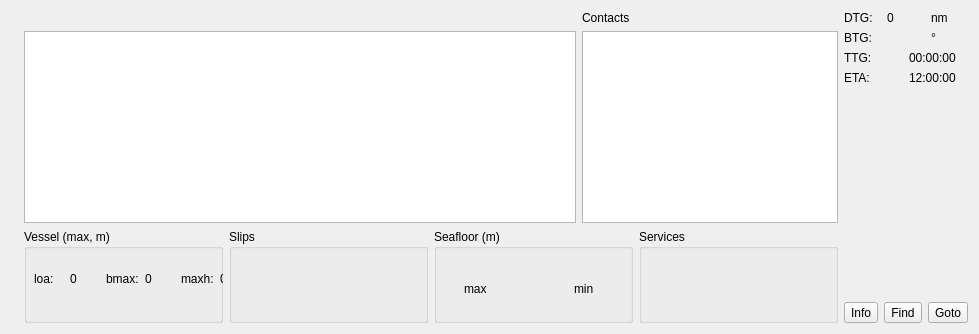
<?xml version="1.0" encoding="UTF-8"?>
<ui version="4.0">
    <class>fairwind::apps::portolano::ResultItem</class>
    <widget class="QWidget" name="fairwind::apps::portolano::ResultItem">
        <property name="geometry">
            <rect>
                <x>0</x>
                <y>0</y>
                <width>979</width>
                <height>334</height>
            </rect>
        </property>
        <property name="windowTitle">
            <string>ResultItem</string>
        </property>
        <layout class="QGridLayout" name="gridLayout">
            <item row="0" column="0">
                <layout class="QHBoxLayout" name="horizontalLayout_Container">
                    <item>
                        <layout class="QVBoxLayout" name="verticalLayout_Map">
                            <item>
                                <widget class="QLabel" name="label_Position">
                                    <property name="text">
                                        <string/>
                                    </property>
                                    <property name="alignment">
                                        <set>Qt::AlignCenter</set>
                                    </property>
                                </widget>
                            </item>
                            <item>
                                <widget class="QLabel" name="label_Icon">
                                    <property name="sizePolicy">
                                        <sizepolicy hsizetype="Preferred" vsizetype="Expanding">
                                            <horstretch>0</horstretch>
                                            <verstretch>0</verstretch>
                                        </sizepolicy>
                                    </property>
                                    <property name="text">
                                        <string/>
                                    </property>
                                </widget>
                            </item>
                        </layout>
                    </item>
                    <item>
                        <layout class="QVBoxLayout" name="verticalLayout_Info">
                            <item>
                                <layout class="QHBoxLayout" name="horizontalLayout_Description_Contacts">
                                    <item>
                                        <layout class="QVBoxLayout" name="verticalLayout_Description">
                                            <item>
                                                <widget class="QLabel" name="label_Name">
                                                    <property name="text">
                                                        <string/>
                                                    </property>
                                                    <property name="textFormat">
                                                        <enum>Qt::RichText</enum>
                                                    </property>
                                                    <property name="alignment">
                                                        <set>Qt::AlignCenter</set>
                                                    </property>
                                                </widget>
                                            </item>
                                            <item>
                                                <widget class="QTextEdit" name="textEdit_Description">
                                                    <property name="sizePolicy">
                                                        <sizepolicy hsizetype="Expanding" vsizetype="Preferred">
                                                            <horstretch>0</horstretch>
                                                            <verstretch>0</verstretch>
                                                        </sizepolicy>
                                                    </property>
                                                    <property name="readOnly">
                                                        <bool>true</bool>
                                                    </property>
                                                </widget>
                                            </item>
                                        </layout>
                                    </item>
                                    <item>
                                        <layout class="QVBoxLayout" name="verticalLayout_Contacts">
                                            <item>
                                                <widget class="QLabel" name="label_Contacts">
                                                    <property name="text">
                                                        <string>Contacts</string>
                                                    </property>
                                                </widget>
                                            </item>
                                            <item>
                                                <widget class="QListWidget" name="listWidget_Contacts">
                                                    <property name="sizePolicy">
                                                        <sizepolicy hsizetype="Preferred" vsizetype="Preferred">
                                                            <horstretch>0</horstretch>
                                                            <verstretch>0</verstretch>
                                                        </sizepolicy>
                                                    </property>
                                                </widget>
                                            </item>
                                        </layout>
                                    </item>
                                </layout>
                            </item>
                            <item>
                                <layout class="QHBoxLayout" name="horizontalLayout_Info">
                                    <item>
                                        <widget class="QGroupBox" name="groupBox_Vessel">
                                            <property name="sizePolicy">
                                                <sizepolicy hsizetype="Preferred" vsizetype="Preferred">
                                                    <horstretch>0</horstretch>
                                                    <verstretch>0</verstretch>
                                                </sizepolicy>
                                            </property>
                                            <property name="title">
                                                <string>Vessel (max, m)</string>
                                            </property>
                                            <widget class="QWidget" name="horizontalLayoutWidget_Vessels">
                                                <property name="geometry">
                                                    <rect>
                                                        <x>10</x>
                                                        <y>10</y>
                                                        <width>216</width>
                                                        <height>80</height>
                                                    </rect>
                                                </property>
                                                <layout class="QHBoxLayout" name="horizontalLayout_Vessel">
                                                    <item>
                                                        <widget class="QLabel" name="label_Vessel_Loa">
                                                            <property name="text">
                                                                <string>loa:</string>
                                                            </property>
                                                        </widget>
                                                    </item>
                                                    <item>
                                                        <widget class="QLabel" name="label_Vessel_Loa_value">
                                                            <property name="text">
                                                                <string>0</string>
                                                            </property>
                                                        </widget>
                                                    </item>
                                                    <item>
                                                        <widget class="QLabel" name="label_Vessel_Bmax">
                                                            <property name="text">
                                                                <string>bmax:</string>
                                                            </property>
                                                        </widget>
                                                    </item>
                                                    <item>
                                                        <widget class="QLabel" name="label_Vessel_Bmax_value">
                                                            <property name="text">
                                                                <string>0</string>
                                                            </property>
                                                        </widget>
                                                    </item>
                                                    <item>
                                                        <widget class="QLabel" name="label_Vessel_Maxh">
                                                            <property name="text">
                                                                <string>maxh:</string>
                                                            </property>
                                                        </widget>
                                                    </item>
                                                    <item>
                                                        <widget class="QLabel" name="label_Vessel_Maxh_value">
                                                            <property name="text">
                                                                <string>0</string>
                                                            </property>
                                                        </widget>
                                                    </item>
                                                </layout>
                                            </widget>
                                        </widget>
                                    </item>
                                    <item>
                                        <widget class="QGroupBox" name="groupBox_Slips">
                                            <property name="sizePolicy">
                                                <sizepolicy hsizetype="Preferred" vsizetype="Preferred">
                                                    <horstretch>0</horstretch>
                                                    <verstretch>0</verstretch>
                                                </sizepolicy>
                                            </property>
                                            <property name="title">
                                                <string>Slips</string>
                                            </property>
                                            <widget class="QWidget" name="horizontalLayoutWidget_Slips">
                                                <property name="geometry">
                                                    <rect>
                                                        <x>30</x>
                                                        <y>20</y>
                                                        <width>213</width>
                                                        <height>80</height>
                                                    </rect>
                                                </property>
                                                <layout class="QHBoxLayout" name="horizontalLayout_Slips">
                                                    <item>
                                                        <widget class="QLabel" name="label_Slips_Slips_value">
                                                            <property name="text">
                                                                <string/>
                                                            </property>
                                                        </widget>
                                                    </item>
                                                    <item>
                                                        <widget class="QLabel" name="label_Splips_Temporary_value">
                                                            <property name="text">
                                                                <string/>
                                                            </property>
                                                        </widget>
                                                    </item>
                                                </layout>
                                            </widget>
                                        </widget>
                                    </item>
                                    <item>
                                        <widget class="QGroupBox" name="groupBox_Seafloor">
                                            <property name="title">
                                                <string>Seafloor (m)</string>
                                            </property>
                                            <widget class="QWidget" name="horizontalLayoutWidget">
                                                <property name="geometry">
                                                    <rect>
                                                        <x>30</x>
                                                        <y>20</y>
                                                        <width>213</width>
                                                        <height>80</height>
                                                    </rect>
                                                </property>
                                                <layout class="QHBoxLayout" name="horizontalLayout_Seafloor">
                                                    <item>
                                                        <widget class="QLabel" name="label_Seafloor_Max">
                                                            <property name="sizePolicy">
                                                                <sizepolicy hsizetype="Preferred" vsizetype="Minimum">
                                                                    <horstretch>0</horstretch>
                                                                    <verstretch>0</verstretch>
                                                                </sizepolicy>
                                                            </property>
                                                            <property name="text">
                                                                <string>max</string>
                                                            </property>
                                                        </widget>
                                                    </item>
                                                    <item>
                                                        <widget class="QLabel" name="label_Seafloor_Max_value">
                                                            <property name="text">
                                                                <string/>
                                                            </property>
                                                        </widget>
                                                    </item>
                                                    <item>
                                                        <widget class="QLabel" name="label_Seafloor_Min">
                                                            <property name="text">
                                                                <string>min</string>
                                                            </property>
                                                        </widget>
                                                    </item>
                                                    <item>
                                                        <widget class="QLabel" name="label_Seafloor_Min_value">
                                                            <property name="text">
                                                                <string/>
                                                            </property>
                                                        </widget>
                                                    </item>
                                                </layout>
                                            </widget>
                                        </widget>
                                    </item>
                                    <item>
                                        <widget class="QGroupBox" name="groupBox_Services">
                                            <property name="sizePolicy">
                                                <sizepolicy hsizetype="Preferred" vsizetype="Preferred">
                                                    <horstretch>0</horstretch>
                                                    <verstretch>0</verstretch>
                                                </sizepolicy>
                                            </property>
                                            <property name="title">
                                                <string>Services</string>
                                            </property>
                                            <widget class="QWidget" name="horizontalLayoutWidget_Services">
                                                <property name="geometry">
                                                    <rect>
                                                        <x>10</x>
                                                        <y>10</y>
                                                        <width>160</width>
                                                        <height>80</height>
                                                    </rect>
                                                </property>
                                                <layout class="QHBoxLayout" name="horizontalLayout_Services"/>
                                            </widget>
                                        </widget>
                                    </item>
                                </layout>
                            </item>
                        </layout>
                    </item>
                    <item>
                        <layout class="QVBoxLayout" name="verticalLayout_Data_Tools">
                            <item>
                                <layout class="QHBoxLayout" name="horizontalLayout_DTG">
                                    <item>
                                        <widget class="QLabel" name="label_DTG">
                                            <property name="text">
                                                <string>DTG:</string>
                                            </property>
                                        </widget>
                                    </item>
                                    <item>
                                        <widget class="QLabel" name="label_DTG_value">
                                            <property name="text">
                                                <string>0</string>
                                            </property>
                                        </widget>
                                    </item>
                                    <item>
                                        <widget class="QLabel" name="label_DTG_unit">
                                            <property name="sizePolicy">
                                                <sizepolicy hsizetype="Preferred" vsizetype="Preferred">
                                                    <horstretch>0</horstretch>
                                                    <verstretch>0</verstretch>
                                                </sizepolicy>
                                            </property>
                                            <property name="text">
                                                <string>nm</string>
                                            </property>
                                        </widget>
                                    </item>
                                </layout>
                            </item>
                            <item>
                                <layout class="QHBoxLayout" name="horizontalLayout_BTG">
                                    <item>
                                        <widget class="QLabel" name="label_BTG">
                                            <property name="text">
                                                <string>BTG:</string>
                                            </property>
                                        </widget>
                                    </item>
                                    <item>
                                        <widget class="QLabel" name="label_BTG_value">
                                            <property name="text">
                                                <string/>
                                            </property>
                                        </widget>
                                    </item>
                                    <item>
                                        <widget class="QLabel" name="label_BTG_unit">
                                            <property name="text">
                                                <string>°</string>
                                            </property>
                                        </widget>
                                    </item>
                                </layout>
                            </item>
                            <item>
                                <layout class="QHBoxLayout" name="horizontalLayout_TTG">
                                    <item>
                                        <widget class="QLabel" name="label_TTG">
                                            <property name="text">
                                                <string>TTG:</string>
                                            </property>
                                        </widget>
                                    </item>
                                    <item>
                                        <widget class="QLabel" name="label_TTG_value">
                                            <property name="text">
                                                <string>00:00:00</string>
                                            </property>
                                        </widget>
                                    </item>
                                </layout>
                            </item>
                            <item>
                                <layout class="QHBoxLayout" name="horizontalLayout_ETA">
                                    <item>
                                        <widget class="QLabel" name="label_ETA">
                                            <property name="text">
                                                <string>ETA:</string>
                                            </property>
                                        </widget>
                                    </item>
                                    <item>
                                        <widget class="QLabel" name="label_ETA_value">
                                            <property name="text">
                                                <string>12:00:00</string>
                                            </property>
                                        </widget>
                                    </item>
                                </layout>
                            </item>
                            <item>
                                <spacer name="verticalSpacer">
                                    <property name="orientation">
                                        <enum>Qt::Vertical</enum>
                                    </property>
                                    <property name="sizeHint" stdset="0">
                                        <size>
                                            <width>20</width>
                                            <height>40</height>
                                        </size>
                                    </property>
                                </spacer>
                            </item>
                            <item>
                                <layout class="QHBoxLayout" name="horizontalLayout_Tool">
                                    <item>
                                        <widget class="QToolButton" name="toolButton_Info">
                                            <property name="text">
                                                <string>Info</string>
                                            </property>
                                        </widget>
                                    </item>
                                    <item>
                                        <widget class="QToolButton" name="toolButton_Find">
                                            <property name="text">
                                                <string>Find</string>
                                            </property>
                                        </widget>
                                    </item>
                                    <item>
                                        <widget class="QToolButton" name="toolButton_Goto">
                                            <property name="text">
                                                <string>Goto</string>
                                            </property>
                                        </widget>
                                    </item>
                                </layout>
                            </item>
                        </layout>
                    </item>
                </layout>
            </item>
        </layout>
    </widget>
    <resources/>
    <connections/>
</ui>
